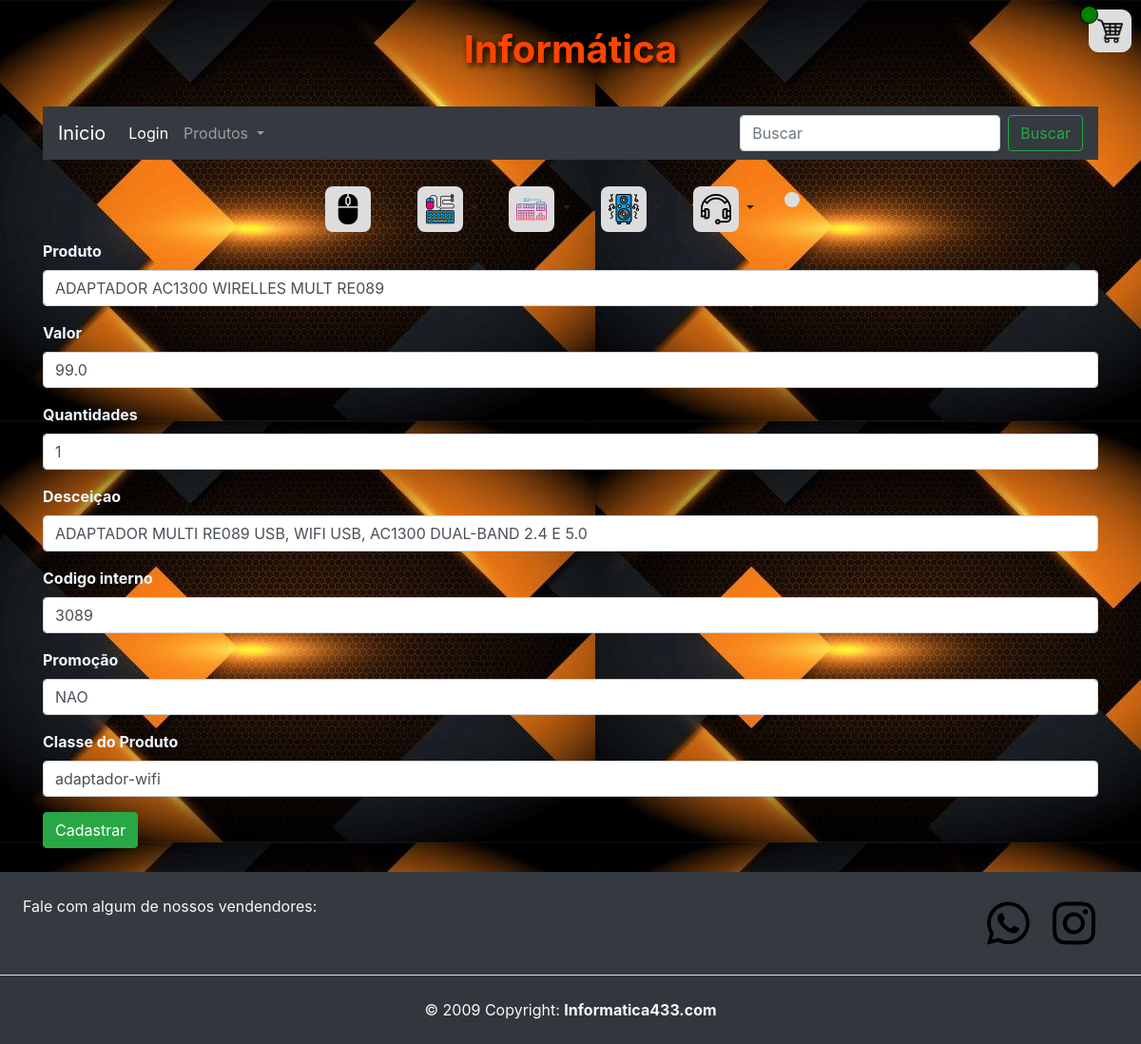
The page /editar_produto/226 (signed in) on the database as committed earlier.
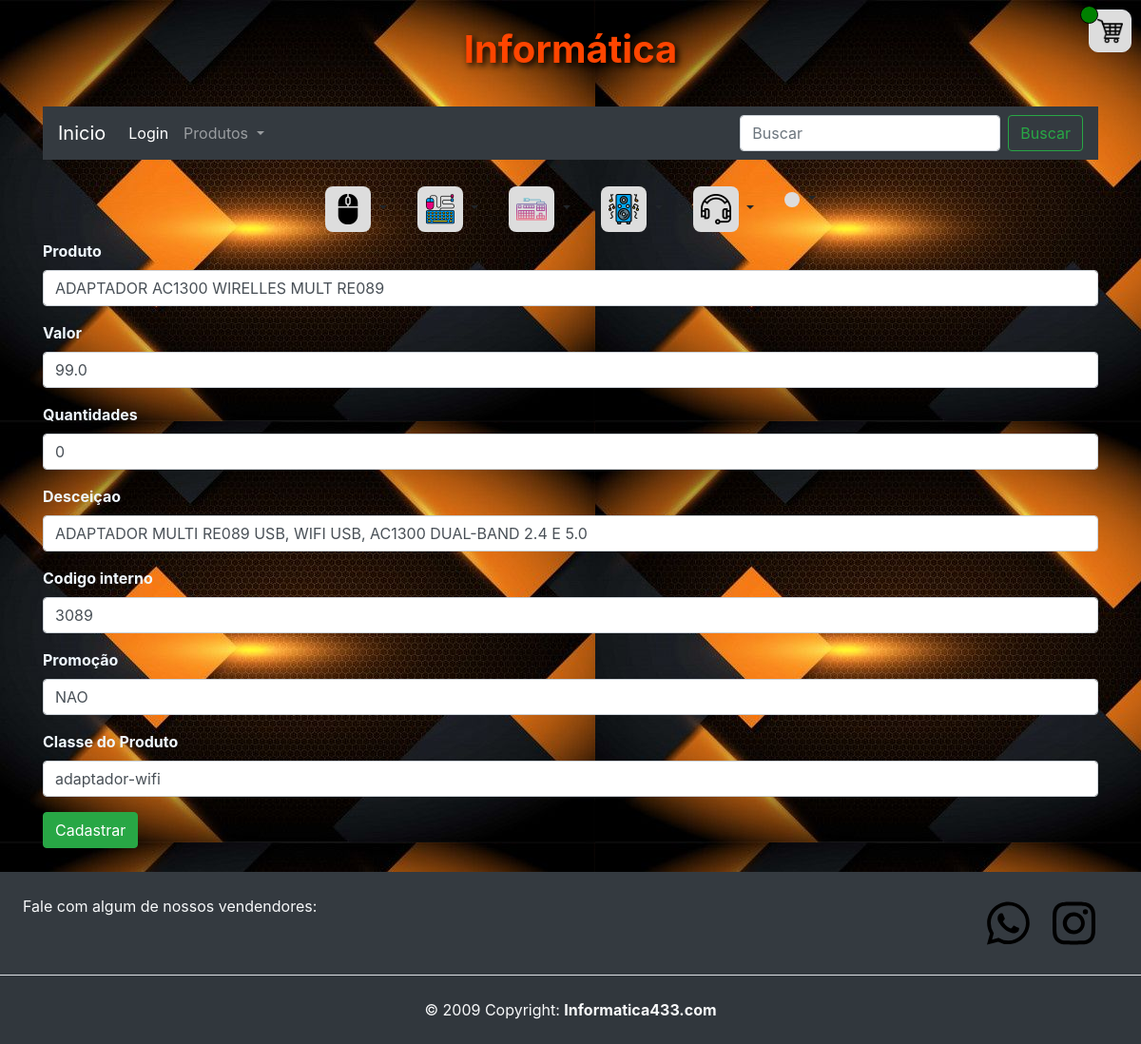
The same page on the database as committed later.
### aulaGit/models.py (models this page shows)
class Produtos(models.Model):
    id = models.AutoField(primary_key=True)
    produto =  models.TextField(max_length=255)
    valor = models.FloatField()
    descricao = models.TextField(max_length=350)
    link_img = models.TextField(max_length=255)
    quantidades = models.IntegerField()
    classe =  models.TextField(max_length=255)
    codigo_interno = models.IntegerField()
    promocao = models.TextField(max_length=3)
    class Meta:
        ordering = ['classe','valor']

### aulaGit/views.py (the view)
# urls.py: path('editar_produto/<int:id>',views.editar_produto,name="editar_produto"),
@login_required(login_url='pagina_de_login')
def editar_produto(request,id):
    produto = Produtos.objects.get(id=id)
    return render(request,'pg_produtos/editar_produto.html',{"produto":produto,"id":id})

### aulaGit/templates/pg_produtos/editar_produto.html (shortened to what this page needs)
{% extends 'home.html' %}
{% block content %}
<div class="container">
    <form action="{% url 'editado_sucesso' %}" method="POST">
        <div class="mb-3">
            <label for="formText" class="form-label color-label label_text_imput">Produto</label>
            <input class="form-control" type="text" id="formFile" name="produto" required value="{{produto.produto}}">
        </div>
        <div class="mb-3">
            <label for="formText" class="form-label color-label label_text_imput">Valor</label>
            <input class="form-control" type="text" id="formFile" name="valor" required value="{{produto.valor}}">
        </div>
        <div class="mb-3">
            <label for="formText" class="form-label color-label label_text_imput">Quantidades</label>
            <input class="form-control" type="text" id="formFile" name="quantidade" required
                value="{{produto.quantidades}}">
        </div>
        <div class="mb-3">
            <label for="formText" class="form-label color-label label_text_imput">Desceiçao</label>
            <input class="form-control" type="text" id="formFile" name="descricao" required
                value="{{produto.descricao}}">
        </div>
        <div class="mb-3">
            <label for="formText" class="form-label color-label label_text_imput">Codigo interno</label>
            <input class="form-control" type="text" id="formFile" name="codigo_interno" required
                value="{{produto.codigo_interno}}">
        </div>
        <div class="mb-3">
            <label for="formText" class="form-label color-label label_text_imput">Promoção</label>
            <select class="form-control" id="formFile" name="promocao" required>
                <option selected value="{{produto.promocao}}">{{produto.promocao}}</option>
            </select>
        </div>
        <div class="mb-3">
            <label for="formText" class="form-label color-label label_text_imput">Classe do Produto</label>
            <select class="form-control" name="classe">
                <option value="{{produto.classe}}" selected>{{produto.classe}}</option>
            </select>
        </div>
        <button type="submit" class="btn btn-success">Cadastrar</button>
    </form>
</div>
{% endblock %}

Rows that differ between the two databases and show on the page:
changed Produtos "ADAPTADOR AC1300 WIRELLES MULT RE089": quantidade "1" → "0"
